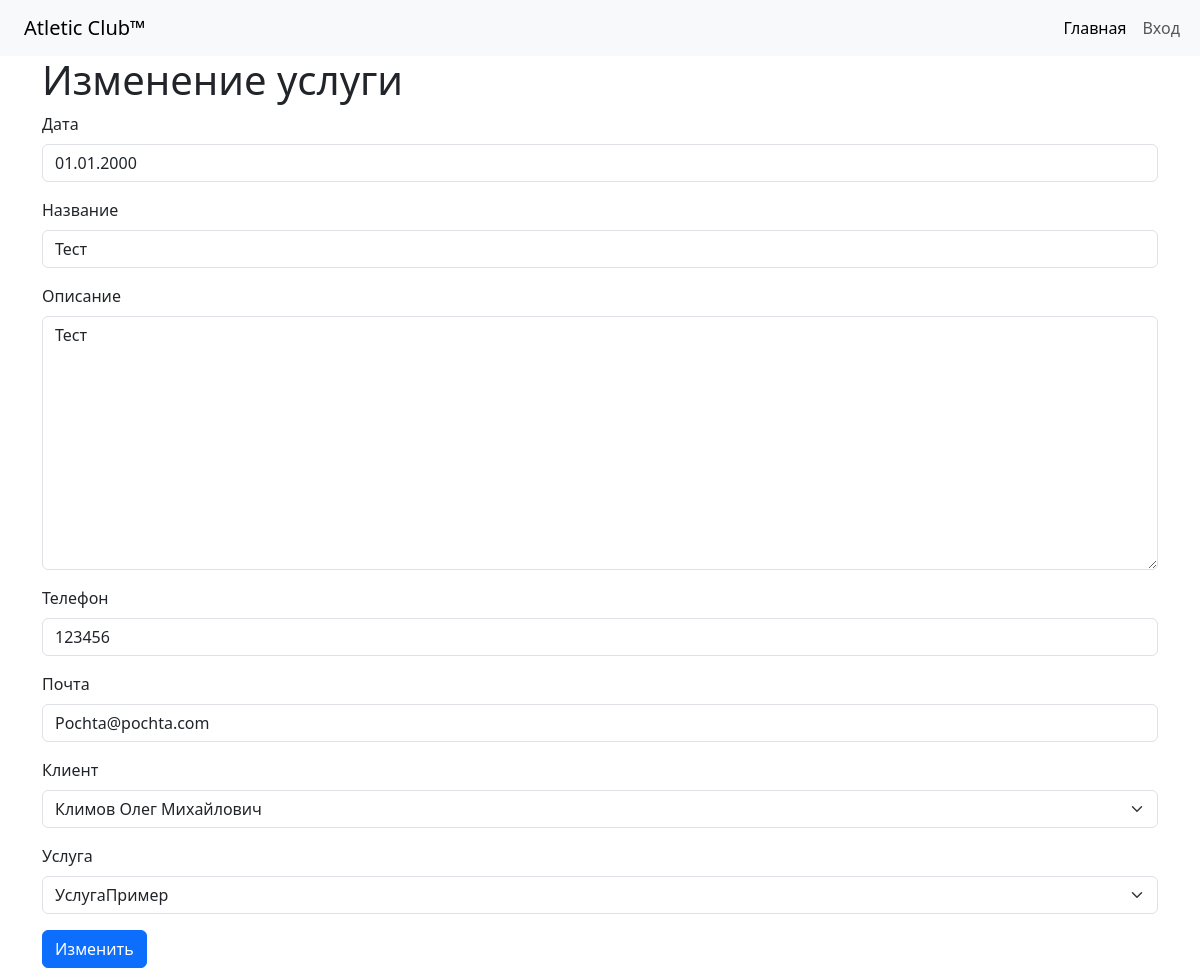
The page /bid/1/update on the database its author committed.
### diplom/bid/models.py (models this page shows, shortened)
class Bid(models.Model):
    date = models.DateField(verbose_name='Дата')
    name = models.CharField(max_length=250, verbose_name='Название')
    description = models.TextField(max_length=250, verbose_name='Описание')
    phone = models.CharField(max_length=250, verbose_name='Телефон')
    email = models.EmailField(verbose_name='Почта')
    client = models.ForeignKey(Clients, on_delete=models.PROTECT, verbose_name='Клиент')
    service = models.ForeignKey(Services, on_delete=models.PROTECT, verbose_name='Услуга')

### diplom/services/models.py (models this page shows)
class Services(models.Model):
    date = models.DateField(blank="True", verbose_name="Дата")
    name = models.CharField(max_length=250, verbose_name='Наименование')
    description = models.TextField(max_length=250, verbose_name='Описание')
    price = models.IntegerField(verbose_name='Стоимость')
    unit = models.IntegerField(verbose_name='Единица измерения')
    def __str__(self):
        return self.name

### diplom/bid/views.py (the view)
# urls.py: path('<int:pk>/update', views.BidUpdateView.as_view(), name='bid_update'),
class BidUpdateView(UpdateView):
    model = models.Bid
    form_class = CreateBidForm
    template_name = 'bid/bid_update.html'
    success_url = reverse_lazy('bid_list')

### diplom/bid/forms.py
class CreateBidForm(forms.ModelForm):
    class Meta:
        model = Bid
        fields = '__all__'

### diplom/clients/models.py (called while the page is built)
    def get_full_name(self):
        return f'{self.last_name} {self.first_name} {self.patronymic}'

    def __str__(self):
        return self.get_full_name()

### diplom/templates/bid/bid_update.html (shortened to what this page needs)
{% extends 'base.html' %}
{% load django_bootstrap5 %}
{% block content %}
<form method="post" class="container">
    <h1>Изменение услуги</h1>
    {% bootstrap_form form %}
    <button class="btn btn-primary" type="submit">Изменить</button>
</form>
{% endblock %}

### rows shown on the page
Bid: date "01.01.2000", name "Тест", description "Тест", phone "123456", email "Pochta@pochta.com", client "Климов Олег Михайлович", service "УслугаПример"
